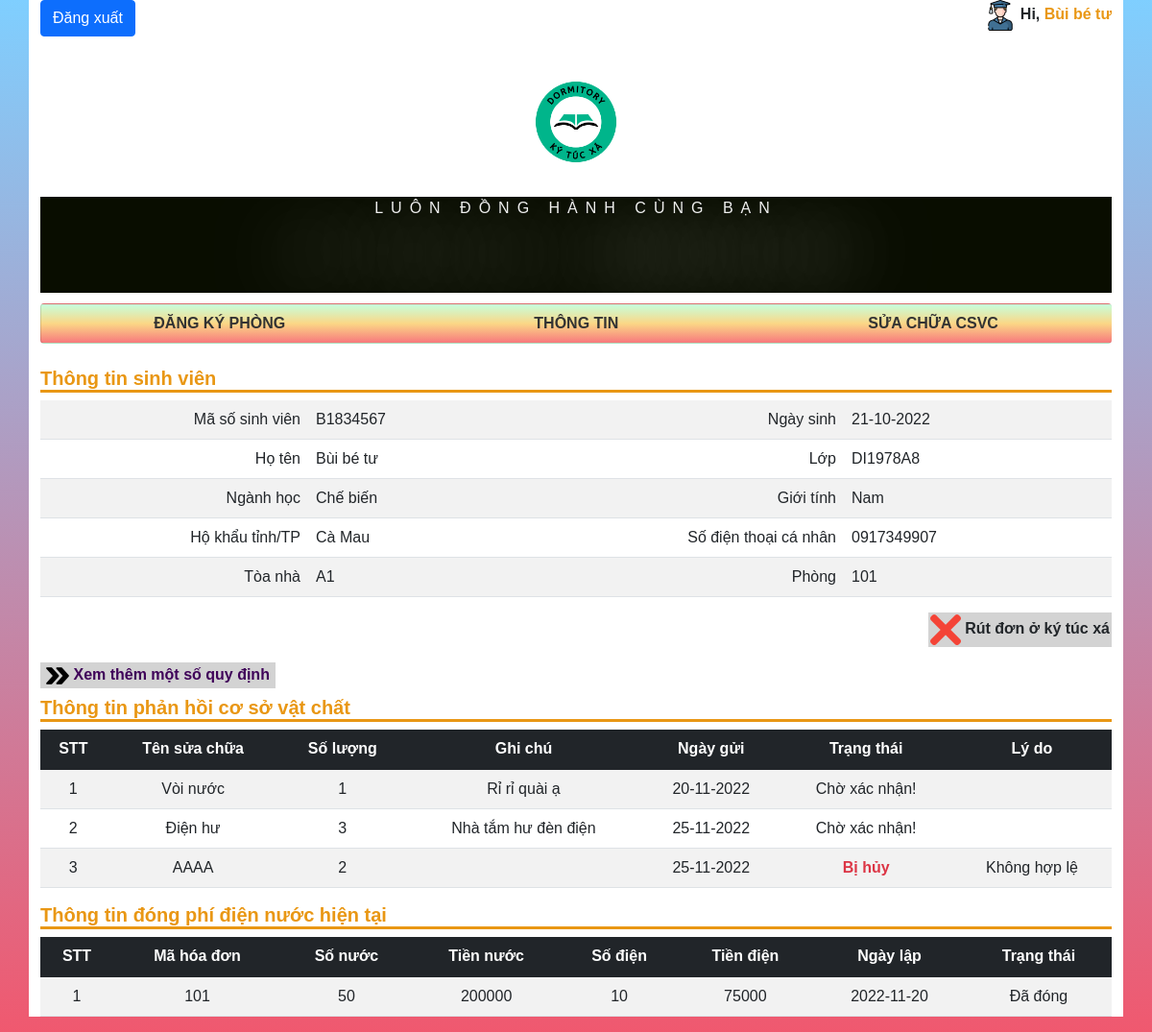
Page /sinhvien/index.php (signed in) on the committed database.
### tables this page shows
CREATE TABLE `sinhvien_chua_o` (
  `id` int(10) NOT NULL,
  `mssv` varchar(10) NOT NULL,
  `matkhau` varchar(50) NOT NULL,
  `hoten` varchar(50) NOT NULL,
  `email` varchar(50) NOT NULL,
  `ngaysinh` date NOT NULL,
  `quequan` varchar(50) NOT NULL,
  `gioitinh` varchar(7) NOT NULL,
  `sodienthoai` varchar(12) NOT NULL,
  `nganh` varchar(20) NOT NULL,
  `lop` varchar(10) NOT NULL,
  `kiemtra` varchar(1) NOT NULL
);

CREATE TABLE `sinhvien_da_o` (
  `id` int(10) NOT NULL,
  `idsv` int(10) NOT NULL,
  `idktx` int(10) NOT NULL
);

CREATE TABLE `kytucxa` (
  `id` int(10) NOT NULL,
  `toanha` varchar(5) NOT NULL,
  `phong` varchar(5) NOT NULL,
  `loaiphong` varchar(7) NOT NULL,
  `songuoihientai` int(2) NOT NULL,
  `songuoitoida` int(2) NOT NULL,
  `giaphong` float NOT NULL,
  `tinhtrangphong` int(2) NOT NULL
);

CREATE TABLE `suachua_csvc` (
  `id` int(10) NOT NULL,
  `tensuachua` varchar(50) NOT NULL,
  `soluong` int(2) NOT NULL,
  `ghichu` varchar(50) NOT NULL,
  `idsv` int(10) NOT NULL,
  `idktx` int(10) NOT NULL,
  `ngaygui` date NOT NULL,
  `xacnhan` int(2) NOT NULL,
  `lydo` varchar(50) NOT NULL
);

CREATE TABLE `hoadon` (
  `id` int(10) NOT NULL,
  `mahoadon` varchar(10) NOT NULL,
  `sodien` int(10) NOT NULL,
  `tiendien` float NOT NULL,
  `sonuoc` int(10) NOT NULL,
  `tiennuoc` float NOT NULL,
  `ngaylap` date NOT NULL,
  `kiemtra` int(1) NOT NULL,
  `id_ktx` int(10) NOT NULL
);

### function/function.php (called while the page is built, shortened)
<?php
    function select($conn,$sql){
        $res = mysqli_query($conn,$sql);
        if(mysqli_num_rows($res)>0){
            return mysqli_fetch_assoc($res);
        }
        return [];
    }
?>

### sinhvien/index.php (the view, shortened to what this page needs)
<?php
    include('include/header.php');
?>
        <section class="info_sv">
            <h4 >Thông tin sinh viên</h4>
            <table class="table table-striped text-center" >
                <tbody>
                    <tr>
                        <td style="width:25%;text-align:right">Mã số sinh viên</td>
                        <td style="width:25%;text-align:left"><?php echo $rows['mssv']; ?></td>
                        <td style="width:25%;text-align:right">Ngày sinh</td>
                        <td style="width:25%;text-align:left"><?php
                        $ngaysinh = new DateTime($rows['ngaysinh']);
                        $formattedweddingdate = date_format($ngaysinh, 'd-m-Y');
                        echo $formattedweddingdate ?></td>
                    </tr>
                    <tr>
                        <td style="width:25%;text-align:right">Họ tên</td>
                        <td style="width:25%;text-align:left"><?php echo $rows['hoten']; ?></td>
                        <td style="width:25%;text-align:right">Lớp</td>
                        <td style="width:25%;text-align:left"><?php echo $rows['lop']; ?></td>
                    </tr>
                    <tr>
                        <td style="width:25%;text-align:right">Ngành học</td>
                        <td style="width:25%;text-align:left"><?php echo $rows['nganh']; ?></td>
                        <td style="width:25%;text-align:right">Giới tính</td>
                        <td style="width:25%;text-align:left"><?php echo $rows['gioitinh']; ?></td>
                    </tr>
                    <tr>
                        <td style="width:25%;text-align:right">Hộ khẩu tỉnh/TP</td>
                        <td style="width:25%;text-align:left"><?php echo $rows['quequan']; ?></td>
                        <td style="width:25%;text-align:right">Số điện thoại cá nhân</td>
                        <td style="width:25%;text-align:left"><?php echo $rows['sodienthoai']; ?></td>
                    </tr>
                    <tr>
                        <td style="width:25%;text-align:right">Tòa nhà</td>
                        <td style="width:25%;text-align:left">
                            <?php
                                $toanha='';
                                if($rows['kiemtra'] ==1){
                                    $sql = "SELECT * FROM `sinhvien_chua_o`,sinhvien_da_o,kytucxa WHERE sinhvien_da_o.idsv = sinhvien_chua_o.id and sinhvien_da_o.idktx = kytucxa.id and mssv = '$mssv'";
                                    $row = select($conn,$sql);
                                    $toanha = $row['toanha'];
                                    echo $row['toanha'];
                                }
                            ?>
                        </td>
                        <td style="width:25%;text-align:right">Phòng</td>
                        <td style="width:25%;text-align:left"><?php
                            $phong='';
                            if($rows['kiemtra'] ==1){
                                $sql = "SELECT * FROM `sinhvien_chua_o`,sinhvien_da_o,kytucxa WHERE sinhvien_da_o.idsv = sinhvien_chua_o.id and sinhvien_da_o.idktx = kytucxa.id and mssv = '$mssv'";
                                $row = select($conn,$sql);
                                $phong = $row['phong'];
                                echo $row['phong'];
                            }
                        ?></td>
                    </tr>
                </tbody>
            </table>
        </section>
        <section class="tacvu">
            <ul <?php
                if($rows['kiemtra'] ==0){
                    echo "style='display:none';";
                }
            ?>>
                <li>
                    <a  onclick="canhbao();" style="cursor:pointer">
                    <img src="/KTX/image/close.png" alt="">
                        Rút đơn ở ký túc xá
                    </a>
                </li>
            </ul>
        </section>
        <section class="quydinh mb-2">
            <button type="button" data-bs-toggle="collapse" data-bs-target="#demo"><img src="/KTX/image/fast-forward.png" alt="note"> Xem thêm một số quy định</button>
        </section>
        <section>
            <h4>Thông tin phản hồi cơ sở vật chất</h4>
            <table class="table table-striped text-center">
                <thead class="table-dark">
                    <th>STT</th>
                    <th>Tên sửa chữa</th>
                    <th>Số lượng</th>
                    <th>Ghi chú</th>
                    <th>Ngày gửi</th>
                    <th>Trạng thái</th>
                    <th>Lý do</th>
                </thead>
                <tbody id="body_bangphanhoi">
                    <?php
                        $sql = "SELECT * FROM suachua_csvc,sinhvien_chua_o,sinhvien_da_o where suachua_csvc.idsv=sinhvien_da_o.id and sinhvien_da_o.idsv=sinhvien_chua_o.id and sinhvien_chua_o.mssv='$mssv'";
                        $res = mysqli_query($conn,$sql);
                        if($res==true){
                            $i=0;
                            while($rows= mysqli_fetch_assoc($res)){$i++;
                    ?>
                    <tr>
                        <td><?php echo $i; ?></td>
                        <td><?php echo $rows['tensuachua']; ?></td>
                        <td><?php echo $rows['soluong']; ?></td>
                        <td><?php echo $rows['ghichu']; ?></td>
                        <td><?php $ngaygui = new DateTime($rows['ngaygui']);
                                $formattedweddingdate = date_format($ngaygui, 'd-m-Y');
                                echo $formattedweddingdate; ?></td>
                        <td><?php
                            if($rows['xacnhan'] == 1){
                                echo '<div class="text-success" style="font-weight:bold">Đã duyệt</div>';
                            }else{
                                if($rows['xacnhan']==0){
                                    echo 'Chờ xác nhận!';
                                }else{
                                    echo '<div class="text-danger" style="font-weight:bold">Bị hủy</div>';
                                }
                            }
                        ?></td>
                        <td><?php echo $rows['lydo']; ?></td>
                    </tr>
                    <?php
                            }
                        }
                    ?>
                </tbody>
            </table>
        </section>
        <section class="diennuoc">
            <h4>Thông tin đóng phí điện nước hiện tại</h4>
            <table class="table table-striped text-center">
                <thead class="table-dark">
                    <th>STT</th>
                    <th>Mã hóa đơn</th>
                    <th>Số nước</th>
                    <th>Tiền nước</th>
                    <th>Số điện</th>
                    <th>Tiền điện</th>
                    <th>Ngày lập</th>
                    <th>Trạng thái</th>
                </thead>
                <tbody>
                    <?php
                    $sql = "SELECT * FROM sinhvien_chua_o where mssv = '$mssv'";
                    $res= mysqli_query($conn,$sql);
                    $rows = mysqli_fetch_array($res);
                        $kiemtra = $rows['kiemtra'];
                        if($kiemtra == 1){
                            $idktx = '';
                            $sql = "SELECT * from kytucxa where toanha = '$toanha' and phong = '$phong'";
                            $res = mysqli_query($conn,$sql);
                            if($res == true){
                                while($rows = mysqli_fetch_assoc($res)){
                                    $idktx = $rows['id'];
                                }
                            }
                            $sql = "SELECT * FROM hoadon where id_ktx = $idktx";
                            $res = mysqli_query($conn,$sql);
                            $i=0;
                            if($res == true){
                                while($rows = mysqli_fetch_assoc($res)){$i++;
                    ?>
                    <tr>
                        <td><?php echo $i; ?></td>
                        <td><?php  echo $rows['mahoadon']?></td>
                        <td><?php  echo $rows['sonuoc']?></td>
                        <td><?php  echo $rows['tiennuoc']?></td>
                        <td><?php  echo $rows['sodien']?></td>
                        <td><?php  echo $rows['tiendien']?></td>
                        <td><?php  echo $rows['ngaylap']?></td>
                        <td>
                            <?php
                                if($rows['kiemtra'] == 1){
                                    echo 'Đã đóng';
                                }else{
                                    echo 'Chưa đóng';
                                }
                            ?>
                        </td>
                    </tr>
                    <?php
                            }
                        }
                    }
                    ?>
                </tbody>
            </table>
        </section>
    </div>
</body>
</html>

### sinhvien/include/header.php (shortened to what this page needs)
<?php
    require_once '../config/DB.php';
    require_once '../function/function.php';
    $mssv = $_SESSION['sinhvien'];
    $sql = "SELECT * FROM sinhvien_chua_o where mssv = '$mssv'";
    $rows = select($conn,$sql);
?>
<!DOCTYPE html>
<html lang="en">
<head>
    <link href="https://cdn.jsdelivr.net/npm/bootstrap@5.1.3/dist/css/bootstrap.min.css" rel="stylesheet">
</head>
<body>
    <div class="container">
        <section class="header">
            <p><a class="btn btn-primary " href="dangxuat.php">Đăng xuất</a></p>
            <p class="ten">
                <img src="/KTX/image/graduated.png" alt="logosinhvien">
                 Hi,
                 <span>
                    <?php
                    echo $rows['hoten'];
                    ?>
                 </span>
            </p>
            <div style="text-align:center;margin-top:2%;">
                <img src="/KTX/image/logo.png" alt="logo" style="width:12%;">
            </div>
            <div class="text-center" style="margin-bottom: 1%;margin-top:1%;background: #090d00; color: #efefef">
                <p class="ghichu"  style="">
                    LUÔN ĐỒNG HÀNH CÙNG BẠN
                    <span class="tieudektx">
                    </span>
                </p>
            </div>
            <ul class="list-group list-group-horizontal mb-4">
                <li class="list-group-item list-group-item-action list-group-item-light text-center"><a href="/KTX/sinhvien/xemktx.php">ĐĂNG KÝ PHÒNG</a></li>
                <li class="list-group-item list-group-item-action list-group-item-light text-center"><a href="/KTX/sinhvien/index.php">THÔNG TIN</a></li>
                <li class="list-group-item list-group-item-action list-group-item-light text-center"><a data-bs-toggle="modal" data-bs-target="#myModal" <?php
                ?>>SỬA CHỮA CSVC</a></li>
            </ul>
        </section>

### sinhvien/include/header.php (style rules this page uses)
* { font-family: Arial, Helvetica, sans-serif; }
.container { background-color:white; }
body { background-image:linear-gradient(to bottom, rgb(0, 159, 255, 0.5), rgb(236, 47, 75, 0.8)), url('https://niemvuilaptrinh.ams3.cdn.digitaloceanspaces.com/pexels-paul-ijsendoorn-33041.jpg'); background-size: cover; }
a { text-decoration:none; }
h4 { color: #e99714; font-weight:bold; font-size:20px; border-bottom:3px inset #e99714; }
.header ul li { background-image: linear-gradient( #c6ffdd, #fbd786, #f7797d); font-weight:bold; border-right:none; }
.header ul li a { color:#333333 !important; cursor:pointer; }
.header p { display: inline; }
.header .ten { float:right;font-weight:bold; }
.header .ten span { color:#e99714; cursor: pointer; }
.tacvu ul { list-style-type: none; display: flex; justify-content: flex-end; }
.tacvu ul li { margin-left: 2%; border: 2px solid lightgrey; background-color:lightgrey; }
.tacvu ul li a { color: #3F0259; font-weight:bold; }
.quydinh button, .info_ktx #submit_ghichu { color:#3F0259; font-weight:bold; background-color:lightgrey; border:none; }
.ghichu { text-transform: uppercase; letter-spacing: .5em; display: inline-block; border-width: 4px 0; padding: 1.5em 0em; width: 40em; margin: 0 auto; }
.tieudektx { font: 700 3em/1 "Oswald", sans-serif; letter-spacing: 0; padding: .25em 0 .325em; display: block; margin: 0 auto; text-shadow: 0 0 80px rgba(255,255,255,.5); background: url(https://i.ibb.co/RDTnNrT/animated-text-fill.png) repeat-y; -webkit-background-clip: text; background-clip: text; -webkit-text-fill-color: transparent; -webkit-animation: aitf 80s linear infinite; -webkit-transform: translate3d(0,0,0); -webkit-backface-visibility: hidden; }

### rows in the picture
sinhvien_chua_o: hoten "Bùi bé tư", mssv "B1834567", ngaysinh "21-10-2022", lop "DI1978A8", nganh "Chế biến", gioitinh "Nam", quequan "Cà Mau", sodienthoai "0917349907"
sinhvien_da_o: idktx.toanha "A1", idktx.phong "101"
suachua_csvc: tensuachua "Vòi nước", soluong "1", ghichu "Rỉ rỉ quài ạ", ngaygui "20-11-2022", xacnhan "Chờ xác nhận!"
suachua_csvc: tensuachua "Điện hư", soluong "3", ghichu "Nhà tắm hư đèn điện", ngaygui "25-11-2022", xacnhan "Chờ xác nhận!"
suachua_csvc: tensuachua "AAAA", soluong "2", ngaygui "25-11-2022", xacnhan "Bị hủy", lydo "Không hợp lệ"
hoadon: mahoadon "101", sonuoc "50", tiennuoc "200000", sodien "10", tiendien "75000", ngaylap "2022-11-20", kiemtra "Đã đóng"
